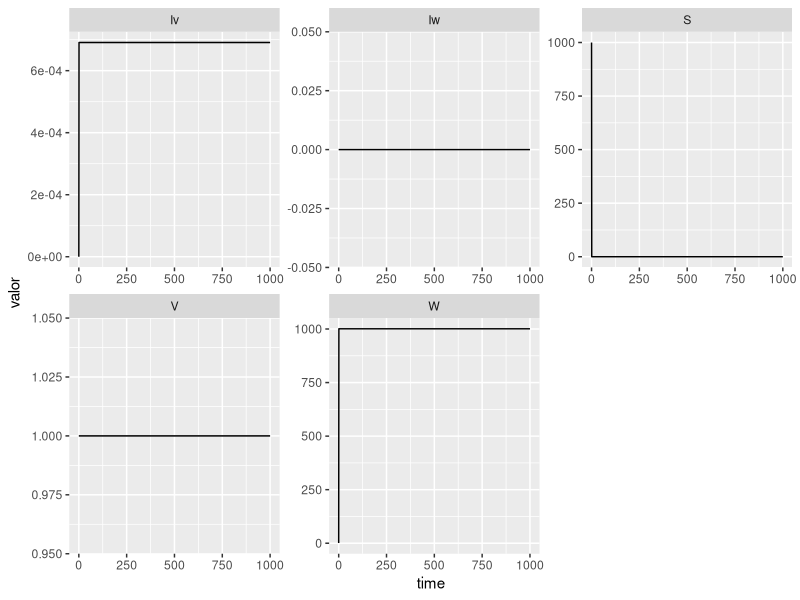
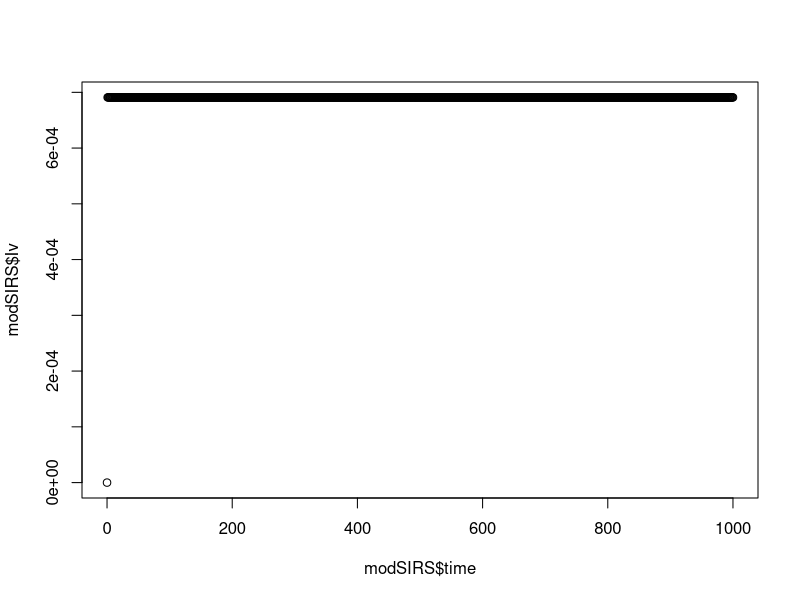

Reproduce these figures in R, in order. (Note: this script raises an error after producing the figures.)
###################################################################################
#                    modelagem matematica lobisomem vampiro humanos               #
###################################################################################


# Formulacao com fracoes (proporcoes) 

# Carregando pacotes ----
library(deSolve)
library(tidyverse)
library(reshape2)

# Parametros ----

# Taxas por ano 

natalidade <- 0 #taxa matalidade mundial 2015
Motalidade.Hum <- 0 #taxa de mortalidade
beta.vamp <- 0.00001 #taxa de infecao vampiros
beta.lobi <-  0.1 #taxa de infecao lobisomn
prev.vamp <- 0 # taxa de prevencao que um humano vire vamp porque se suicida ou le disparam 
prev.lobi <- 0 #taxa de prevencao que um humano vire lobi porque se suicida ou le disparam 
gamma.vamp  <- 0#365/21 # periodo de latencia para virar vampiro 3 sem
gamma.lobi <- 0 #365/21 # periodo de latencia lobi 3 sem 
letha.homen.mata.vampiro <- 0 # taxa de humonaos que matam vampiros 
letha.lobi.mata.vampiro <- 0 #taxa de lobi que matam vampiros 
letha.homenm.mata.lobi <- 0 # taxa de humonaos que matam lobi
letha.vampi.mata.lobi <- 0 # taxa de vampiro que matam lobi
mortalidade.lobi <- 0 # taxa de morte natural dos lobi

# o desolve precisa um conjunto de parametrros pra souber o nome da equacao 

par.SVW <- c(
  natalidade = natalidade,
  Motalidade.Hum = Motalidade.Hum,
  beta.vamp = beta.vamp,
  beta.lobi = beta.lobi,
  prev.vamp = prev.vamp,
  prev.lobi = prev.lobi,
  gamma.vamp =  gamma.vamp,
  gamma.lobi = gamma.lobi,
  
  # gamma.vamp =  gamma.lobi,
  # gamma.lobi = gamma.vamp,
  
  letha.homen.mata.vampiro = letha.homen.mata.vampiro,
  letha.lobi.mata.vampiro = letha.lobi.mata.vampiro,
  letha.homenm.mata.lobi = letha.homenm.mata.lobi,
  letha.vampi.mata.lobi = letha.vampi.mata.lobi,
  mortalidade.lobi = mortalidade.lobi
)

# Calculando R0 ----
#
R0 <- beta.vamp/(gamma.vamp)
R0 

# Variaveis e condicao inicial ----

# S  <- 0.9998
# Iv <- 0
# Iw <- 0
# W <- 0.0001
# V <- 0.0001


# state.SIR <- c(s=0.9999,i=0.0001,r=0)

# state.SVW <- c(S = S, Iv = Iv,Iw = Iw, W = W, V = V)

state.SVW <- c(S = 1000, Iv = 0,Iw = 0, W = 1, V = 1)


# Tempo de simulacao ----
# Varie o tempo de simulacao: 20, 100
tsim <- 1000
Dt <- 1

# Funcao para o modelo SIR ----
# Termo de transmissao frequencia dependente 
SIRS <- function(t,state,parameters){
  with(as.list(c(state,parameters)),{
    
    # # rate of change
    # ds <- mu - beta*s*i - mu*s + + omegaR*r
    # di <- beta*s*i - (mu+gama)*i
    # dr <- gama*i - mu*r - omegaR*r
    
    ds <- natalidade*S - Motalidade.Hum*S - beta.vamp *S*V -beta.lobi*S*W
    
    dIv <- beta.vamp*S*V - prev.vamp* Iv - gamma.vamp*Iv
    dV <- gamma.vamp*Iv - letha.homen.mata.vampiro*V - letha.lobi.mata.vampiro*V
    
    dIw <- beta.lobi*S*W - prev.lobi*Iw - gamma.lobi*Iw
    dW <- gamma.lobi*Iw - letha.homenm.mata.lobi*W - letha.vampi.mata.lobi*W - mortalidade.lobi*W 
    
    
    # return the output of the model
    return(list(c(ds, dIv, dV, dIw,  dW)))
    
  })
}

tempos <- seq(from=0,to=tsim,by=Dt)

# modSIRS <- ode(y = state.SIR, times = tempos, func = SIRS, parms = par.SIRS, method = "ode45")
modSIRS <- ode(y = state.SVW, times = tempos, func = SIRS, parms = par.SVW, method = "ode45")


modSIRS <- as.data.frame(modSIRS)

modSIRS %>%
  gather(key = 'compartimento', value = 'valor', -time)%>%
  ggplot(aes(x= time, y = valor))+
  geom_line()+
  facet_wrap('compartimento', scales = 'free')


plot(modSIRS$time, modSIRS$Iv)





# names(modSIRS) <- c("t","s","i","r")


head(modSIRS)
# # Grafico de infectados ----
# plot(modSIR$t, modSIR$i, col="red", type="l")
# 
# # Exportando o grafico para o formato tif
# # help(tiff) para mais informacoes
# tiff(filename="InfectadosModeloSIR.tif", width=100, height=80, pointsize=8,
#      units="mm", res=300, compression="lzw")
# 
# plot(modSIR$t, modSIR$i, col="red", type="l", 
#      xlab="Tempo (anos)", ylab="Proporção de infectados")
# 
# dev.off()
# 
# # Grafico de s, i, r ---
# plot(modSIR$t, modSIR$s, col="blue", type="l", ylim=c(0,1))
# lines(modSIR$t, modSIR$i,col="red")
# lines(modSIR$t, modSIR$r,col="green")
# 
# Para verificar a soma das proporcoes
# modSIR$n <- modSIR$s + modSIR$i + modSIR$r 

# Grafico no ggplot2 ----
# Carregando pacotes 
library(ggplot2)
library(reshape)

# Empilhando os dados para o grafico ----
modSIRS <- melt(as.data.frame(modSIRS),id="t")
names(modSIRS) <- c("t", "compartimento", "proporcao")

# Grafico basico no ggplot2
grafSIR <- ggplot(modSIRS,aes(x=t,y=proporcao,colour=compartimento,group=compartimento)) +
  geom_line(size=1) 

grafSIR

# Modificando o grafico no ggplot2
grafSIRs2 <- ggplot(modSIRS,aes(x=t,y=proporcao,colour=compartimento,group=compartimento)) +
  geom_line(size=1) +
  theme(axis.text.x = element_text(size=14, colour="black"),
        axis.text.y = element_text(size=14, colour="black"),
        axis.title.x = element_text(colour="black", size=14, vjust=0.1, hjust=0.5, face="plain"), 
        axis.title.y = element_text(colour="black", size=14, vjust=0.2, hjust=0.5, face="plain"),   
        legend.position=c(0.85,0.3))+
  xlab("Tempo (anos)") + 
  ylab("Proporção") 

grafSIRs2


# Exportando o grafico para o formato tif
# help(tiff) para mais informacoes
tiff(filename="ModeloSIR_ggplot.tif", width=100*2, height=80*2, pointsize=8,
     units="mm", res=300, compression="lzw")

grafSIR2

dev.off()
